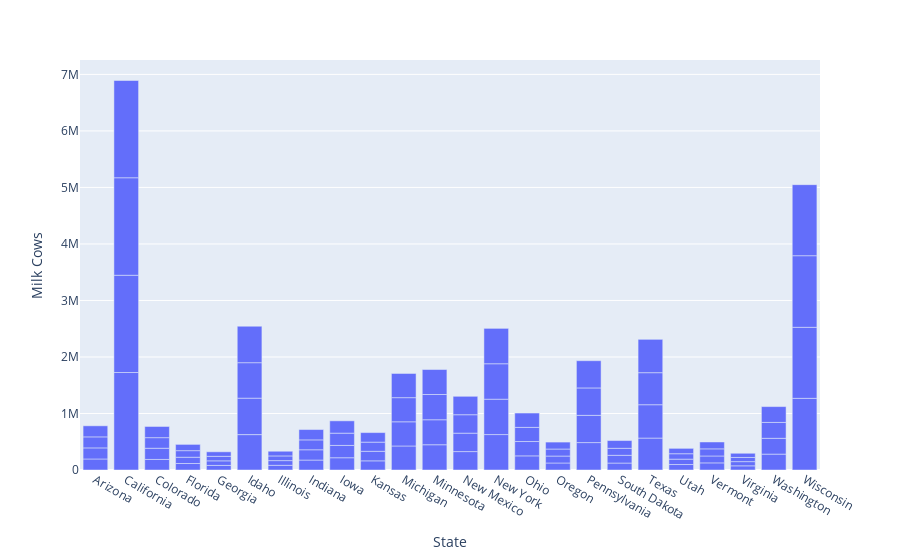

Notebook cell for this chart:
### Code cell
fig = px.bar(df, x = "State", y = "Milk Cows",
            barmode="group")
fig.show()

### Figure 1 — Plotly figure (JSON) as saved in the notebook; plotly's stock layout.template omitted (floating-point values rounded to 4 significant figures)
{"data": [{"alignmentgroup": "True", "hovertemplate": "State=%{x}<br>Milk Cows=%{y}<extra></extra>", "legendgroup": "", "marker": {"color": "#636efa"}, "name": "", "offsetgroup": "", "orientation": "v", "showlegend": false, "textposition": "auto", "type": "bar", "x": ["Arizona", "California", "Colorado", "Florida", "Georgia", "Idaho", "Illinois", "Indiana", "Iowa", "Kansas", "Michigan", "Minnesota", "New Mexico", "New York", "Ohio", "Oregon", "Pennsylvania", "South Dakota", "Texas", "Utah", "Vermont", "Virginia", "Washington", "Wisconsin", "Arizona", "California", "Colorado", "Florida", "Georgia", "Idaho", "Illinois", "Indiana", "Iowa", "Kansas", "Michigan", "Minnesota", "New Mexico", "New York", "Ohio", "Oregon", "Pennsylvania", "South Dakota", "Texas", "Utah", "Vermont", "Virginia", "Washington", "Wisconsin", "Arizona", "California", "Colorado", "Florida", "Georgia", "Idaho", "Illinois", "Indiana", "Iowa", "Kansas", "Michigan", "Minnesota", "New Mexico", "New York", "Ohio", "Oregon", "Pennsylvania", "South Dakota", "Texas", "Utah", "Vermont", "Virginia", "Washington", "Wisconsin", "Arizona", "California", "Colorado", "Florida", "Georgia", "Idaho", "Illinois", "Indiana", "Iowa", "Kansas", "Michigan", "Minnesota", "New Mexico", "New York", "Ohio", "Oregon", "Pennsylvania", "South Dakota", "Texas", "Utah", "Vermont", "Virginia", "Washington", "Wisconsin"], "xaxis": "x", "y": [195000, 1725000, 187000, 115000, 81000, 626000, 83000, 176000, 217000, 162000, 425000, 447000, 326000, 627000, 250000, 124000, 485000, 123000, 565000, 97000, 126000, 74000, 281000, 1268000, 196000, 1721000, 198000, 111000, 81000, 645000, 83000, 182000, 218000, 169000, 428000, 442000, 326000, 626000, 254000, 123000, 482000, 137000, 590000, 95000, 122000, 74000, 280000, 1257000, 195000, 1725000, 187000, 116000, 80000, 628000, 83000, 175000, 217000, 162000, 427000, 447000, 326000, 627000, 250000, 124000, 485000, 124000, 567000, 96000, 126000, 74000, 281000, 1267000, 196000, 1721000, 198000, 111000, 80000, 645000, 83000, 183000, 218000, 169000, 428000, 442000, 326000, 626000, 254000, 123000, 482000, 137000, 590000, 95000, 122000, 74000, 280000, 1257000], "yaxis": "y"}], "layout": {"barmode": "group", "legend": {"tracegroupgap": 0}, "margin": {"t": 60}, "xaxis": {"anchor": "y", "domain": [0, 1], "title": {"text": "State"}}, "yaxis": {"anchor": "x", "domain": [0, 1], "title": {"text": "Milk Cows"}}}}
